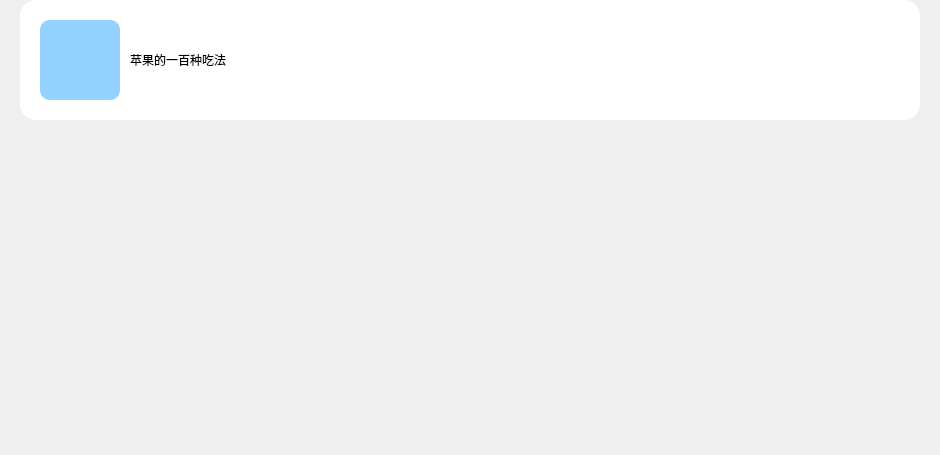
       <widget class="QWidget" name="sc_cd_scrollAreaWidgetContents">
        <property name="geometry">
         <rect>
          <x>0</x>
          <y>0</y>
          <width>940</width>
          <height>455</height>
         </rect>
        </property>
        <layout class="QVBoxLayout" name="verticalLayout">
         <property name="spacing">
          <number>10</number>
         </property>
         <property name="leftMargin">
          <number>20</number>
         </property>
         <property name="topMargin">
          <number>0</number>
         </property>
         <property name="rightMargin">
          <number>20</number>
         </property>
         <property name="bottomMargin">
          <number>10</number>
         </property>
         <item>
          <widget class="QFrame" name="sc_cd_detail">
           <property name="minimumSize">
            <size>
             <width>720</width>
             <height>120</height>
            </size>
           </property>
           <property name="styleSheet">
            <string notr="true">background-color: #fff;
border-radius: 16px;
margin-buttom: 20px</string>
           </property>
           <property name="frameShape">
            <enum>QFrame::StyledPanel</enum>
           </property>
           <property name="frameShadow">
            <enum>QFrame::Raised</enum>
           </property>
           <layout class="QHBoxLayout" name="horizontalLayout_6">
            <property name="spacing">
             <number>10</number>
            </property>
            <property name="leftMargin">
             <number>20</number>
            </property>
            <property name="topMargin">
             <number>20</number>
            </property>
            <property name="rightMargin">
             <number>20</number>
            </property>
            <property name="bottomMargin">
             <number>20</number>
            </property>
            <item>
             <widget class="QLabel" name="sc_cd_d_img">
              <property name="minimumSize">
               <size>
                <width>80</width>
                <height>80</height>
               </size>
              </property>
              <property name="styleSheet">
               <string notr="true">background-color: #93D2FF;
border-radius:10px</string>
              </property>
              <property name="text">
               <string/>
              </property>
             </widget>
            </item>
            <item>
             <widget class="QLabel" name="sc_cd_d_title">
              <property name="text">
               <string>苹果的一百种吃法</string>
              </property>
             </widget>
            </item>
            <item>
             <spacer name="sc_cd_d_horizontalSpacer">
              <property name="orientation">
               <enum>Qt::Horizontal</enum>
              </property>
              <property name="sizeHint" stdset="0">
               <size>
                <width>40</width>
                <height>20</height>
               </size>
              </property>
             </spacer>
            </item>
            <item>
             <widget class="QToolButton" name="sc_cd_d_collectButton">
              <property name="minimumSize">
               <size>
                <width>28</width>
                <height>28</height>
               </size>
              </property>
              <property name="styleSheet">
               <string notr="true">QToolButton {
	image: url(:/collect/img/Collect/Collect_selected.png);
}
QToolButton:hover {
	image: url(:/collect/img/Collect/Collect_unselected.png);
}
QToolButton:checked {
	image: url(:/collect/img/Collect/Collect_unselected.png);
}</string>
              </property>
              <property name="text">
               <string/>
              </property>
             </widget>
            </item>
           </layout>
          </widget>
         </item>
         <item>
          <spacer name="sc_cd_verticalSpacer">
           <property name="orientation">
            <enum>Qt::Vertical</enum>
           </property>
           <property name="sizeHint" stdset="0">
            <size>
             <width>20</width>
             <height>40</height>
            </size>
           </property>
          </spacer>
         </item>
        </layout>
       </widget>
